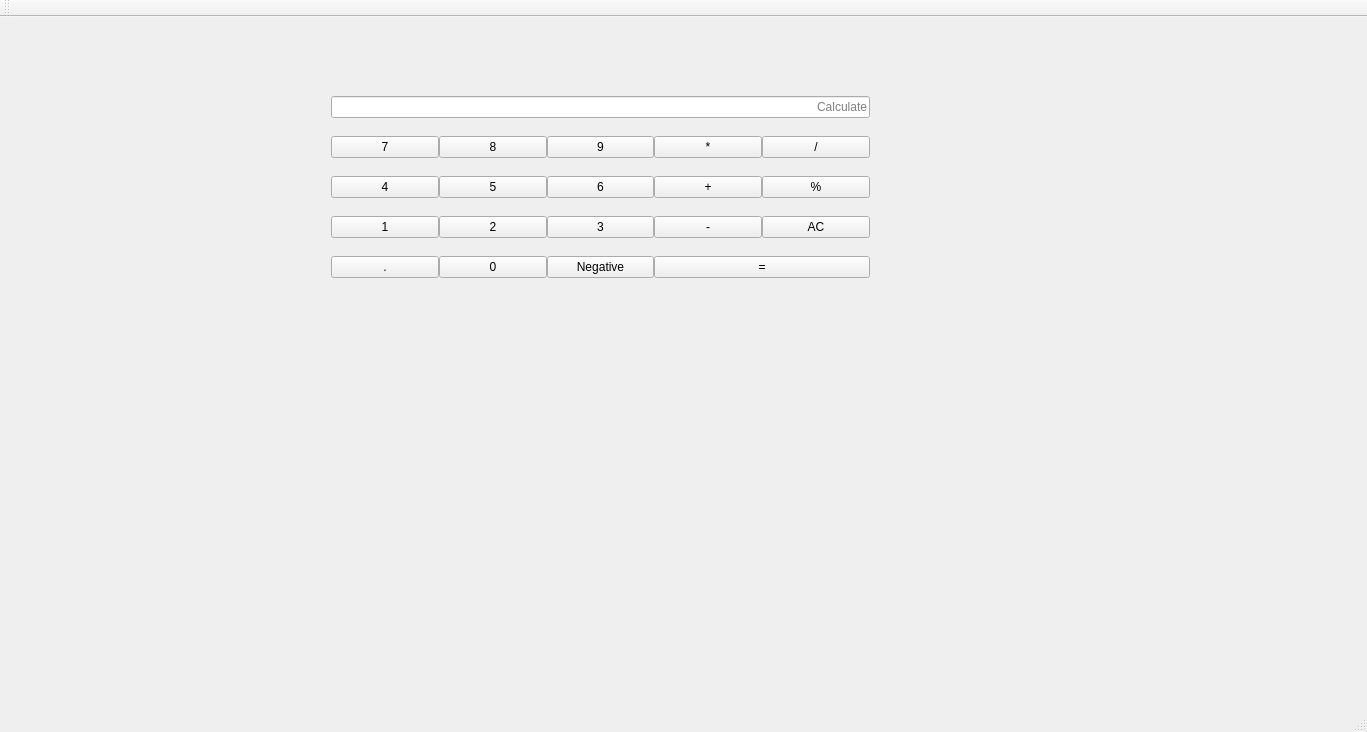
<?xml version="1.0" encoding="UTF-8"?>
<ui version="4.0">
 <class>MainWindow</class>
 <widget class="QMainWindow" name="MainWindow">
  <property name="geometry">
   <rect>
    <x>0</x>
    <y>0</y>
    <width>1367</width>
    <height>732</height>
   </rect>
  </property>
  <property name="windowTitle">
   <string>MainWindow</string>
  </property>
  <widget class="QWidget" name="centralWidget">
   <widget class="QWidget" name="layoutWidget">
    <property name="geometry">
     <rect>
      <x>320</x>
      <y>50</y>
      <width>561</width>
      <height>241</height>
     </rect>
    </property>
    <layout class="QGridLayout" name="gridLayout">
     <property name="spacing">
      <number>0</number>
     </property>
     <item row="3" column="1">
      <widget class="QPushButton" name="Two">
       <property name="text">
        <string>2</string>
       </property>
       <property name="shortcut">
        <string>2</string>
       </property>
      </widget>
     </item>
     <item row="0" column="0" colspan="5">
      <widget class="QLineEdit" name="Screen">
       <property name="text">
        <string/>
       </property>
       <property name="alignment">
        <set>Qt::AlignRight|Qt::AlignTrailing|Qt::AlignVCenter</set>
       </property>
       <property name="dragEnabled">
        <bool>false</bool>
       </property>
       <property name="readOnly">
        <bool>true</bool>
       </property>
       <property name="placeholderText">
        <string>Calculate</string>
       </property>
      </widget>
     </item>
     <item row="4" column="1">
      <widget class="QPushButton" name="Zero">
       <property name="text">
        <string>0</string>
       </property>
       <property name="shortcut">
        <string>0</string>
       </property>
      </widget>
     </item>
     <item row="3" column="2">
      <widget class="QPushButton" name="Three">
       <property name="text">
        <string>3</string>
       </property>
       <property name="shortcut">
        <string>3</string>
       </property>
      </widget>
     </item>
     <item row="3" column="0">
      <widget class="QPushButton" name="One">
       <property name="text">
        <string>1</string>
       </property>
       <property name="shortcut">
        <string>1</string>
       </property>
      </widget>
     </item>
     <item row="1" column="2">
      <widget class="QPushButton" name="Nine">
       <property name="text">
        <string>9</string>
       </property>
       <property name="shortcut">
        <string>9</string>
       </property>
      </widget>
     </item>
     <item row="1" column="0">
      <widget class="QPushButton" name="Seven">
       <property name="styleSheet">
        <string notr="true"/>
       </property>
       <property name="text">
        <string>7</string>
       </property>
       <property name="shortcut">
        <string>7</string>
       </property>
      </widget>
     </item>
     <item row="2" column="4">
      <widget class="QPushButton" name="Mod">
       <property name="text">
        <string>%</string>
       </property>
      </widget>
     </item>
     <item row="2" column="1">
      <widget class="QPushButton" name="Five">
       <property name="text">
        <string>5</string>
       </property>
       <property name="shortcut">
        <string>5</string>
       </property>
      </widget>
     </item>
     <item row="1" column="1">
      <widget class="QPushButton" name="Eight">
       <property name="text">
        <string>8</string>
       </property>
       <property name="shortcut">
        <string>8</string>
       </property>
      </widget>
     </item>
     <item row="1" column="3">
      <widget class="QPushButton" name="Multiplication">
       <property name="text">
        <string>*</string>
       </property>
       <property name="shortcut">
        <string>*</string>
       </property>
      </widget>
     </item>
     <item row="4" column="0">
      <widget class="QPushButton" name="Dot">
       <property name="text">
        <string>.</string>
       </property>
       <property name="shortcut">
        <string>,</string>
       </property>
      </widget>
     </item>
     <item row="2" column="0">
      <widget class="QPushButton" name="Four">
       <property name="text">
        <string>4</string>
       </property>
       <property name="shortcut">
        <string>4</string>
       </property>
      </widget>
     </item>
     <item row="2" column="2">
      <widget class="QPushButton" name="Six">
       <property name="text">
        <string>6</string>
       </property>
       <property name="shortcut">
        <string>6</string>
       </property>
      </widget>
     </item>
     <item row="1" column="4">
      <widget class="QPushButton" name="Division">
       <property name="text">
        <string>/</string>
       </property>
       <property name="shortcut">
        <string>/</string>
       </property>
      </widget>
     </item>
     <item row="2" column="3">
      <widget class="QPushButton" name="Addition">
       <property name="text">
        <string>+</string>
       </property>
       <property name="shortcut">
        <string>+</string>
       </property>
      </widget>
     </item>
     <item row="3" column="4">
      <widget class="QPushButton" name="Clear">
       <property name="text">
        <string>AC</string>
       </property>
      </widget>
     </item>
     <item row="3" column="3">
      <widget class="QPushButton" name="Subtraction">
       <property name="text">
        <string>-</string>
       </property>
       <property name="shortcut">
        <string>-</string>
       </property>
      </widget>
     </item>
     <item row="4" column="3" colspan="2">
      <widget class="QPushButton" name="Result">
       <property name="text">
        <string>=</string>
       </property>
       <property name="shortcut">
        <string>Enter</string>
       </property>
      </widget>
     </item>
     <item row="4" column="2">
      <widget class="QPushButton" name="Negative">
       <property name="text">
        <string>Negative</string>
       </property>
      </widget>
     </item>
    </layout>
   </widget>
  </widget>
  <widget class="QMenuBar" name="menuBar">
   <property name="geometry">
    <rect>
     <x>0</x>
     <y>0</y>
     <width>1367</width>
     <height>21</height>
    </rect>
   </property>
  </widget>
  <widget class="QToolBar" name="mainToolBar">
   <attribute name="toolBarArea">
    <enum>TopToolBarArea</enum>
   </attribute>
   <attribute name="toolBarBreak">
    <bool>false</bool>
   </attribute>
  </widget>
  <widget class="QStatusBar" name="statusBar"/>
 </widget>
 <layoutdefault spacing="6" margin="11"/>
 <resources/>
 <connections/>
</ui>
